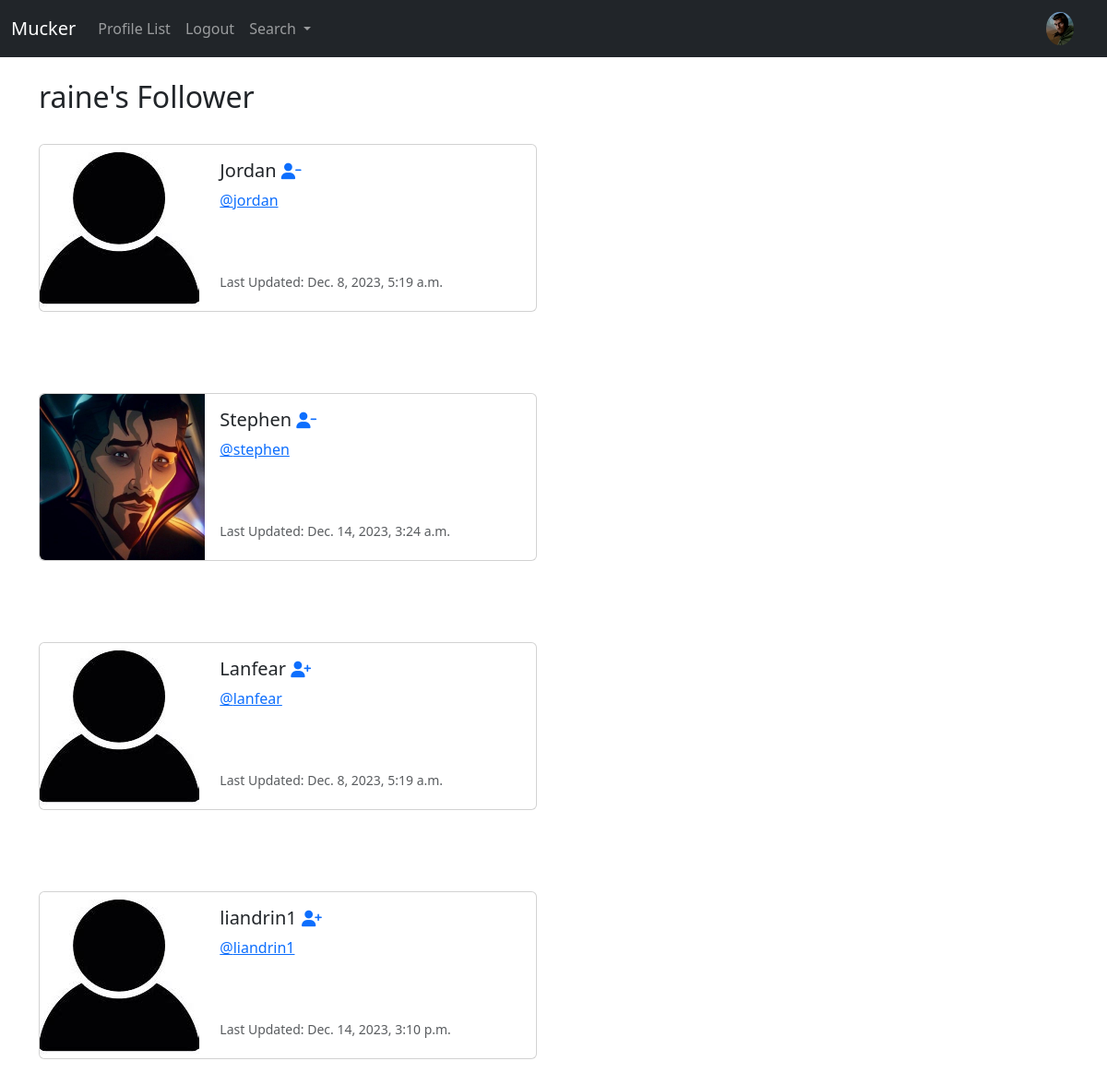
Page /profile/followers/1 (signed in) on the committed database.
### musker/models.py (models this page shows, shortened)
class Profile(models.Model):
	user = models.OneToOneField(User, on_delete=models.CASCADE)
	follows = models.ManyToManyField("self",
		related_name = "followed_by",
		symmetrical = False,
		blank = True)
	date_modifed = models.DateTimeField(User, auto_now = True)
	profile_image = models.ImageField(null=True, blank=True, upload_to="images/")
	profile_bio = models.CharField(null = True, blank=True, max_length=500)
	homepage_link = models.CharField(null = True, blank=True, max_length=100)
	facebook_link = models.CharField(null = True, blank=True, max_length=100)
	instagram_link = models.CharField(null = True, blank=True, max_length=100)
	linkedin_link = models.CharField(null = True, blank=True, max_length=100)

### musker/views.py (the view)
# urls.py: path('profile/followers/<int:pk>', views.followers, name= 'followers'),
def followers(request, pk):
	if request.user.is_authenticated:
		if request.user.id == pk:
			profiles = Profile.objects.get(user_id = pk)
			return render(request,'followers.html',{'profiles':profiles})
		else:
			messages.success(request,("This is not your profile page"))
			return redirect('home')
	else:
		messages.success(request,("You must be logged in to view this page."))
		return redirect('home')

### musker/templates/followers.html
{% extends 'base.html' %}
{% load static %}
{% block content%}
	<h2>{{ request.user.username}}'s Follower</h2><br/>
	{% if profiles %}
		{% for profile in profiles.followed_by.all %}
			<div class="card mb-3" style="max-width: 540px;">
			  <div class="row g-0">
			    <div class="col-md-4">
			    	{% if profile.profile_image %}
			    		<img src="{{ profile.profile_image.url }}" width="200"
			    		height="200" class="img-fluid rounded-start" alt="{{ profile.user.username }}">
			    	{% else %}
			      	<img src="{% static 'images/pp.jpg' %}" class="img-fluid rounded-start" alt="Profile Image">
			      {% endif %}
			    </div>
			    <div class="col-md-8">
			      <div class="card-body">
			        <h5 class="card-title">{{ profile.user.username }}
			        	{% if profile in profiles.follows.all %}
									 <a href="{% url 'unfollow' profile.user.id %}"><i class="fa fa-user-minus small"></i></a>
								{% else %}
									 <a href="{% url 'follow' profile.user.id %}"><i class="fa fa-user-plus small"></i></a>
								{% endif %}
			        </h5>
			        <p class="card-text">
			        	<a href="{% url 'profile' profile.user.id %}">@{{ profile.user.username | lower }}</a>
			        </p><br/><br/>
			        <p class="card-text"><small class="text-body-secondary">Last Updated: {{ profile.date_modifed }}</small></p>
			      </div>
			    </div>
			  	</div>
			</div>
			<br/>
			<br/><br/>
		{% endfor %}
	{% endif %}
{% endblock %}

### musker/templates/navbar.html (shortened to what this page needs)
{% load static %}
<nav class="navbar navbar-expand-lg navbar-dark bg-dark ">
  <div class="container-fluid">
    <a class="navbar-brand" href="{% url 'home' %}">Mucker</a>
    <div class="collapse navbar-collapse" id="navbarSupportedContent">
      <ul class="navbar-nav me-auto mb-2 mb-lg-0">
        <li class="nav-item">
          <a class="nav-link" href="{% url 'profile_list' %}">Profile List</a>
        </li>
        {% if user.is_authenticated %}
          <li class="nav-item">
            <a class="nav-link" href="{% url 'logout_user' %}">Logout</a>
          </li>
          <li class="nav-item dropdown">
            <a class="nav-link dropdown-toggle" href="#" role="button" data-bs-toggle="dropdown" aria-expanded="false">
              Search
            </a>
          </li>
        {% endif %}
      </ul>
      {% if user.is_authenticated %}
        <ul class="navbar-nav ml-auto">
          <li class="nav-link navbar-brand">
            <a href="{% url 'profile' request.user.id %}">
              {% if user.profile.profile_image %}
                <img src="{{ user.profile.profile_image.url }}" class="rounded-circle" width=30>
              {% else %}
                <img src="{%  static 'images/pp.jpg' %} "  class="img-fluid rounded-circle" alt="Profile Image" width="30">
              {% endif %}
            </a>
          </li>
        </ul>
      {% endif %}
    </div>
  </div>
</nav>

### rows in the picture
Profile: user.username "Jordan", user.username "jordan", date_modifed "Dec. 8, 2023, 5:19 a.m."
Profile: profile_image (picture), user.username "Stephen", user.username "stephen", date_modifed "Dec. 14, 2023, 3:24 a.m."
Profile: user.username "Lanfear", user.username "lanfear", date_modifed "Dec. 8, 2023, 5:19 a.m."
Profile: user.username "liandrin1", date_modifed "Dec. 14, 2023, 3:10 p.m."

### other values in the picture
{{ request.user.username }} "raine"
